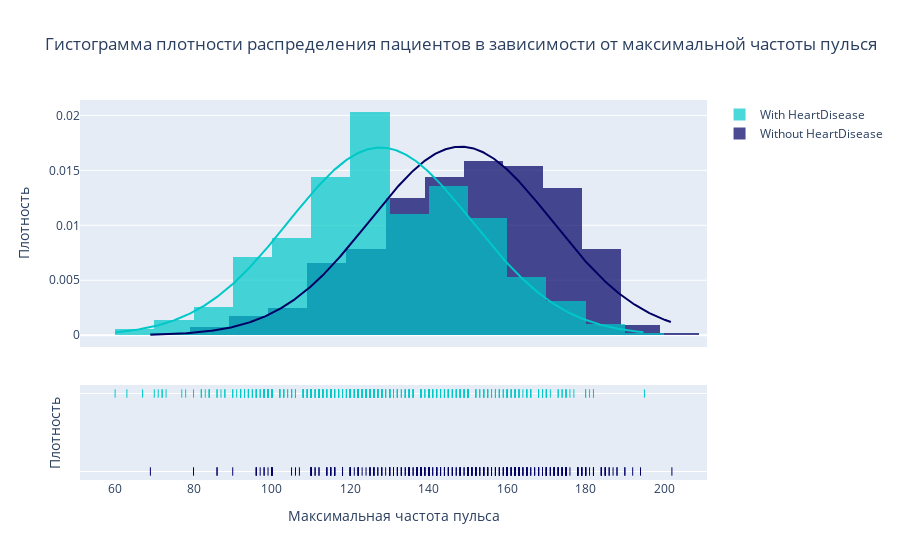

Here is the notebook cell this chart was saved with:
### Code cell
fig_max = ff.create_distplot(
    [data_initial.loc[data_initial['HeartDisease']==0]['MaxHR'],data_initial.loc[data_initial['HeartDisease']==1]['MaxHR']], 
    group_labels=['Without HeartDisease', 'With HeartDisease'],
    bin_size=10,
    curve_type='normal',
    colors = ['rgb(0, 0, 100)', 'rgb(0, 200, 200)']
)

fig_max.update_xaxes(title_text='Максимальная частота пульса')
fig_max.update_yaxes(title_text='Плотность')
fig_max.update_layout(title_text='Гистограмма плотности распределения пациентов в зависимости от максимальной частоты пулься')

fig_max.show()

### Figure 1 — Plotly figure (JSON) as saved in the notebook; plotly's stock layout.template omitted (floating-point values rounded to 4 significant figures; data arrays with more than 128 entries replaced by an {"elided": "..."} marker saying what was removed)
{"data": [{"autobinx": false, "histnorm": "probability density", "legendgroup": "Without HeartDisease", "marker": {"color": "rgb(0, 0, 100)"}, "name": "Without HeartDisease", "opacity": 0.7, "type": "histogram", "x": {"elided": "410 int values"}, "xaxis": "x", "xbins": {"end": 202, "size": 10, "start": 69}, "yaxis": "y"}, {"autobinx": false, "histnorm": "probability density", "legendgroup": "With HeartDisease", "marker": {"color": "rgb(0, 200, 200)"}, "name": "With HeartDisease", "opacity": 0.7, "type": "histogram", "x": {"elided": "508 int values"}, "xaxis": "x", "xbins": {"end": 195, "size": 10, "start": 60}, "yaxis": "y"}, {"legendgroup": "Without HeartDisease", "marker": {"color": "rgb(0, 0, 100)"}, "mode": "lines", "name": "Without HeartDisease", "showlegend": false, "type": "scatter", "x": {"elided": "500 float values"}, "xaxis": "x", "y": {"elided": "500 float values"}, "yaxis": "y"}, {"legendgroup": "With HeartDisease", "marker": {"color": "rgb(0, 200, 200)"}, "mode": "lines", "name": "With HeartDisease", "showlegend": false, "type": "scatter", "x": {"elided": "500 float values"}, "xaxis": "x", "y": {"elided": "500 float values"}, "yaxis": "y"}, {"legendgroup": "Without HeartDisease", "marker": {"color": "rgb(0, 0, 100)", "symbol": "line-ns-open"}, "mode": "markers", "name": "Without HeartDisease", "showlegend": false, "type": "scatter", "x": {"elided": "410 int values"}, "xaxis": "x", "y": {"elided": "410 str values"}, "yaxis": "y2"}, {"legendgroup": "With HeartDisease", "marker": {"color": "rgb(0, 200, 200)", "symbol": "line-ns-open"}, "mode": "markers", "name": "With HeartDisease", "showlegend": false, "type": "scatter", "x": {"elided": "508 int values"}, "xaxis": "x", "y": {"elided": "508 str values"}, "yaxis": "y2"}], "layout": {"barmode": "overlay", "hovermode": "closest", "legend": {"traceorder": "reversed"}, "title": {"text": "Гистограмма плотности распределения пациентов в зависимости от максимальной частоты пулься"}, "xaxis": {"anchor": "y2", "domain": [0, 1], "title": {"text": "Максимальная частота пульса"}, "zeroline": false}, "yaxis": {"anchor": "free", "domain": [0.35, 1], "position": 0, "title": {"text": "Плотность"}}, "yaxis2": {"anchor": "x", "domain": [0, 0.25], "dtick": 1, "showticklabels": false, "title": {"text": "Плотность"}}}}
